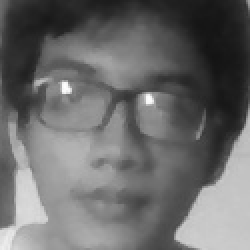
#> input picture FacialRecognition/dataset/User.0.10.jpg, 125 x 125 px, given in place of the camera (shown 2 times larger)
$ python Dataset.py
#> lines starting #> are read from the running program, lines starting #| are printed output that depends on the picture
''''
Capture multiple Faces from multiple users to be stored on a DataBase (dataset directory)
	==> Faces will be stored on a directory: dataset/ (if does not exist, pls create one)
	==> Each face will have a unique numeric integer ID as 1, 2, 3, etc

Based on original code by Anirban Kar: https://github.com/thecodacus/Face-Recognition

Developed by Marcelo Rovai - MJRoBot.org @ 21Feb18

'''

import cv2
import os

#path name for list of user
pathName = "Face-Regconittion\listOfUser.txt"

cam = cv2.VideoCapture(0)
cam.set(3, 640) # set video width
cam.set(4, 480) # set video height

face_detector = cv2.CascadeClassifier('Face-Regconittion\FacialRecognition\haarcascade_frontalface_default.xml')

# For each person, enter one numeric face id
def loadId_from_file(pathName):
#> called with pathName = 'Face-Regconittion\\listOfUser.txt'
    with open(pathName,'r') as file:
#> (reads listOfUser.txt from the repository)
        for line in file:
            pass
        face_id= line.split(",")[0]
    return face_id
face_id = loadId_from_file(pathName)


print("\n [INFO] Initializing face capture. Look the camera and wait ...")
# Initialize individual sampling face count
count = 0

while(True):

    ret, img = cam.read()
#> img is the input picture: shape (125, 125, 3); min 19, max 255, mean 106.9
    img = cv2.flip(img, 1) # flip video image vertically
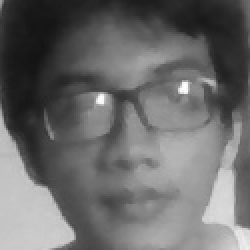
#> img: shape (125, 125, 3) (shown 2 times larger); min 19, max 255, mean 106.9
    gray = cv2.cvtColor(img, cv2.COLOR_BGR2GRAY)
    faces = face_detector.detectMultiScale(
        gray,
        scaleFactor=1.2,
        minNeighbors=5,
        minSize=(100, 100)
    )
#> faces = [[11, 5, 106, 106]]
    for (x,y,w,h) in faces:

        cv2.rectangle(img, (x,y), (x+w,y+h), (255,0,0), 2)
        count += 1

        # Save the captured image into the datasets folder
        # need direct link path
        cv2.imwrite("Face-Regconittion\FacialRecognition\dataset/User." + str(face_id) + '.' + str(count) + ".jpg", gray[y:y+h,x:x+w])

        cv2.imshow('image', img)
#> this loop made 1 pass
#> (x, y, w, h, count) on pass 1: (11, 5, 106, 106, 1)
#> pass 1, `cv2.imwrite("Face-Regconittion\FacialRecognition\dataset/User." + str(..`:
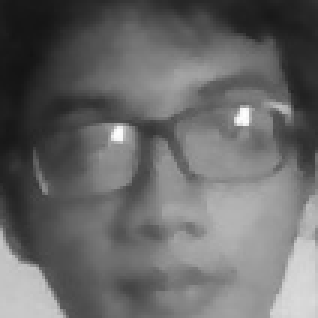
#> saved as User.3.1.jpg: shape (106, 106) (shown 3 times larger); min 19, max 255, mean 104.5
#> pass 1, `cv2.imshow('image', img)`:
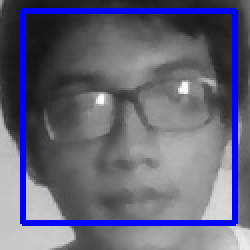
#> window 'image': shape (125, 125, 3) (shown 2 times larger); mean B, G, R 120.2, 99.5, 99.5
#> after the loop, count = 1

    k = cv2.waitKey(100) & 0xff # Press 'ESC' for exiting video
#> (key Esc is pressed here)
    print(count)
#| 1
    if k == 27:
        break
    elif count >= 30: # Take 30 face sample and stop video
        break

# Do a bit of cleanup
print("\n [INFO] Exiting Program and cleanup stuff")
cam.release()
cv2.destroyAllWindows()
